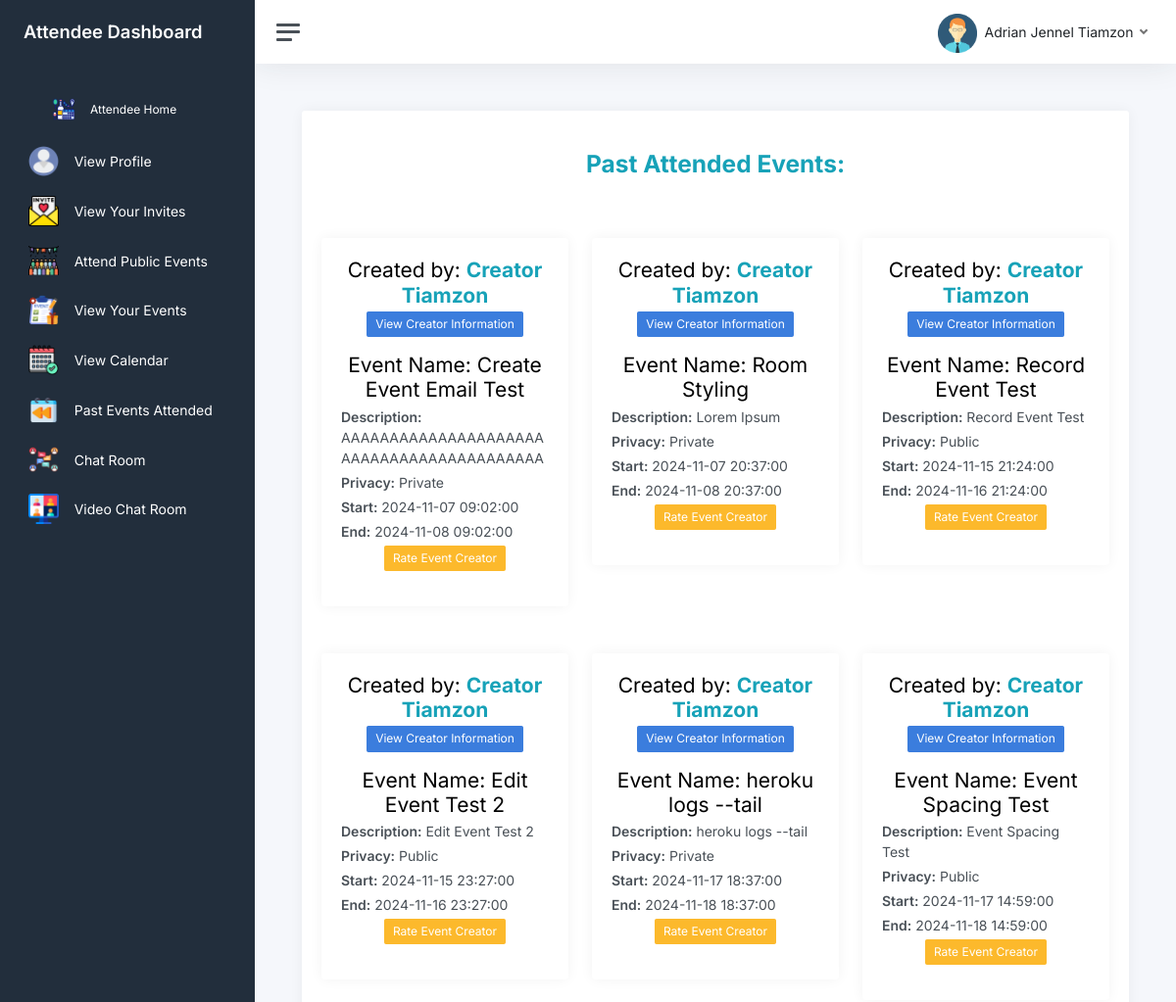
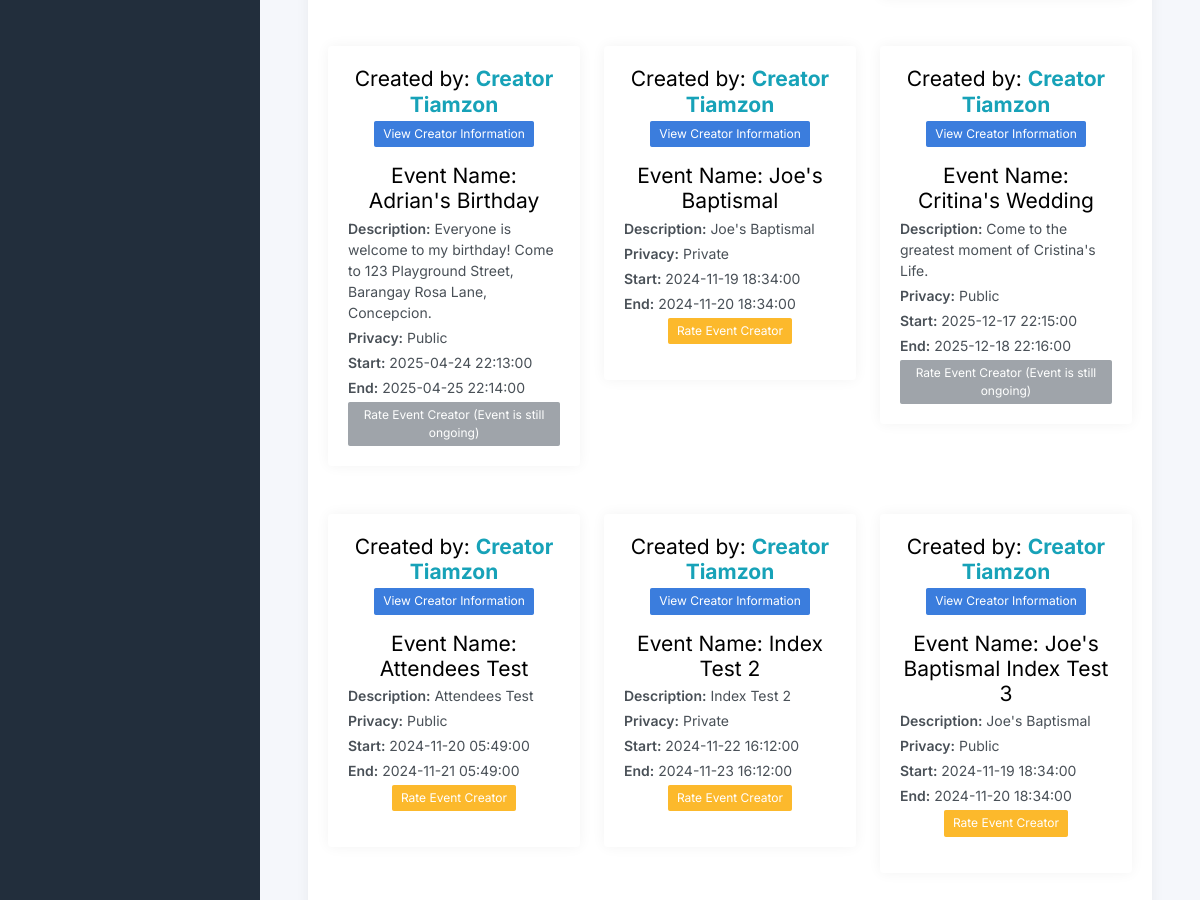
Screenshot of /attendee_history (signed in) with the database file from the repository (2 pictures, top to bottom).
### website/models.py (models this page shows)
class Users9(db.Model, UserMixin):
    id = db.Column(db.Integer, primary_key=True)
    email = db.Column(db.String(150), unique=True)
    password = db.Column(db.String(150))
    first_name = db.Column(db.String(150))
    last_name = db.Column(db.String(150))
    fullname = db.Column(db.String(150))
    role = db.Column(db.String(50))
    past_experience = db.Column(db.String)
    last_profile_update = db.Column(db.DateTime, nullable=True)
    admin_strikes = db.Column(db.Integer)
    events = db.relationship('Events17')
    attend = db.relationship('Attendee_events9')
    client_events = db.relationship('Client_events7')
    event_records = db.relationship('Event_records12', lazy='joined')  # New relationship
    credibility1 = db.Column(db.String(300), nullable=True)
    credibility2 = db.Column(db.String(300), nullable=True)
    credibility3 = db.Column(db.String(300), nullable=True)
    credibility4 = db.Column(db.String(300), nullable=True)
    credibility5 = db.Column(db.String(300), nullable=True)

class Attendee_records5(db.Model):
    id = db.Column(db.Integer, primary_key=True)
    creator_name = db.Column(db.String)
    event_name = db.Column(db.String)
    event_desc = db.Column(db.String)
    event_privacy = db.Column(db.String)
    date_accepted = db.Column(db.DateTime(timezone=True), default=func.now())
    attendee_id = db.Column(db.Integer, db.ForeignKey('users9.id'))  # Link to the attendee
    start_date = db.Column(db.DateTime)
    end_date = db.Column(db.DateTime)

### website/views_attendee.py (the view)
@views_attendee.route('/attendee_history')
@login_required
def attendee_history():
    if current_user.role != "Attendee":
        return redirect(url_for('views.role'))
    attendee_history = Attendee_records5.query.filter_by(attendee_id=current_user.id).all()
    now = datetime.now()
    return render_template('attendee_history.html', user=current_user, attendee_history=attendee_history, now=now, name=current_user.fullname)

### website/templates/attendee_history.html (shortened to what this page needs)
{% extends "base.html" %} {% block content %}
<nav id="sidebar" class="sidebar js-sidebar">
  <div class="sidebar-content js-simplebar">
    <a class="sidebar-brand" href="/attendee">
      <span class="align-middle" style="color: white">Attendee Dashboard</span>
    </a>
    <ul class="sidebar-nav">
      <li class="sidebar-header">
        <a class="sidebar-link" href="/attendee">
          <i class="align-middle"
            ><img
              src="{{ url_for('static', filename='img/icons/icon-48x48.png') }}"
              alt=""
              style="max-width: 15%; max-height: 15%; object-fit: cover"
          /></i>
          <span class="align-middle" style="color: white">Attendee Home</span>
        </a>
      </li>
      <li class="sidebar-item">
        <a class="sidebar-link" href="/create_event_profile_attendee">
          <i class="align-middle"
            ><img
              src="{{ url_for('static', filename='img/icons/user.png') }}"
              alt=""
              style="max-width: 15%; max-height: 15%; object-fit: cover"
          /></i>
          <span class="align-middle" style="color: white">View Profile</span>
        </a>
      </li>
      <li class="sidebar-item">
        <a class="sidebar-link" href="/attendee_invites">
          <i class="align-middle"
            ><img
              src="{{ url_for('static', filename='img/icons/invite.png') }}"
              alt=""
              style="max-width: 15%; max-height: 15%; object-fit: cover"
          /></i>
          <span class="align-middle" style="color: white"
            >View Your Invites</span
          >
        </a>
      </li>
      <li class="sidebar-item">
        <a class="sidebar-link" href="/attendee_browse">
          <i class="align-middle"
            ><img
              src="{{ url_for('static', filename='img/icons/publicev.png') }}"
              alt=""
              style="max-width: 15%; max-height: 15%; object-fit: cover"
          /></i>
          <span class="align-middle" style="color: white"
            >Attend Public Events</span
          >
        </a>
      </li>
      <li class="sidebar-item">
        <a class="sidebar-link" href="/attendee_events">
          <i class="align-middle"
            ><img
              src="{{ url_for('static', filename='img/icons/event-list.png') }}"
              alt=""
              style="max-width: 15%; max-height: 15%; object-fit: cover"
          /></i>
          <span class="align-middle" style="color: white"
            >View Your Events</span
          >
        </a>
      </li>
      <li class="sidebar-item">
        <a class="sidebar-link" href="/calendar">
          <i class="align-middle"
            ><img
              src="{{ url_for('static', filename='img/icons/calendar.png') }}"
              alt=""
              style="max-width: 15%; max-height: 15%; object-fit: cover"
          /></i>
          <span class="align-middle" style="color: white">View Calendar</span>
        </a>
      </li>
      <li class="sidebar-item">
        <a class="sidebar-link" href="/attendee_history">
          <i class="align-middle"
            ><img
              src="{{ url_for('static', filename='img/icons/past.png') }}"
              alt=""
              style="max-width: 15%; max-height: 15%; object-fit: cover"
          /></i>
          <span class="align-middle" style="color: white"
            >Past Events Attended</span
          >
        </a>
      </li>
      <li class="sidebar-item">
        <a class="sidebar-link" href="/join_room_attendee">
          <i class="align-middle"
            ><img
              src="{{ url_for('static', filename='img/icons/chat.png') }}"
              alt=""
              style="max-width: 15%; max-height: 15%; object-fit: cover"
          /></i>
          <span class="align-middle" style="color: white">Chat Room</span>
        </a>
      </li>
      <li class="sidebar-item">
        <a class="sidebar-link" href="/video_chat_dashboard" target="_blank">
          <i class="align-middle"
            ><img
              src="{{ url_for('static', filename='img/icons/videoconference.png') }}"
              alt=""
              style="max-width: 15%; max-height: 15%; object-fit: cover"
          /></i>
          <span class="align-middle" style="color: white">Video Chat Room</span>
        </a>
      </li>
    </ul>
  </div>
</nav>
<div class="main">
  <nav class="navbar navbar-expand navbar-light navbar-bg">
    <a class="sidebar-toggle js-sidebar-toggle">
      <i class="hamburger align-self-center"></i>
    </a>
    <div class="navbar-collapse collapse">
      <ul class="navbar-nav navbar-align">
        <li class="nav-item dropdown">
          <a
            class="nav-link dropdown-toggle d-none d-sm-inline-block"
            href="#"
            data-bs-toggle="dropdown"
          >
            <img
              src="{{ url_for('static', filename='img/avatars/avatar.png') }}"
              class="avatar img-fluid rounded me-1"
              alt="User Avatar"
            />
            <span class="text-dark">{{ name }}</span>
          </a>
        </li>
      </ul>
    </div>
  </nav>
  <main class="content">
    <div class="container-fluid p-0">
      <div class="row">
        <div class="col-12">
          <div class="card">
            <div class="card-header">
              <h2 class="my-4" style="text-align: center">
                <span class="text-info font-weight-bold"
                  >Past Attended Events:</span
                >
              </h2>
            </div>
            <div class="card-body">
              <div class="past_attended_events">
                <div class="row">
                  {% for event in attendee_history %}
                  <div class="col-md-4 mb-4">
                    <div class="card">
                      <div class="card-body">
                        <h3 class="text-center mb-1">
                          Created by:
                          <span class="text-info font-weight-bold"
                            >{{ event.creator_name }}</span
                          >
                        </h3>
                        <form
                          action="/view_creator_info"
                          method="POST"
                          class="view-creator-info-form mb-3 text-center"
                        >
                          <button type="submit" class="btn btn-primary btn-sm">
                            View Creator Information
                          </button>
                        </form>
                        <h3 class="text-center mb-1">
                          Event Name: {{ event.event_name }}
                        </h3>
                        <p class="mb-1">
                          <strong>Description:</strong> {{ event.event_desc }}
                        </p>
                        <p class="mb-1">
                          <strong>Privacy:</strong> {{ event.event_privacy }}
                        </p>
                        <p class="mb-1">
                          <strong>Start:</strong> {{ event.start_date }}
                        </p>
                        <p class="mb-1">
                          <strong>End:</strong> {{ event.end_date }}
                        </p>
                        {% if event.end_date <= now %}
                        <form
                          method="POST"
                          action="/attendee_rate_creator"
                          class="mb-3 text-center"
                        >
                          <button type="submit" class="btn btn-warning btn-sm">
                            Rate Event Creator
                          </button>
                        </form>
                        {% else %}
                        <div class="text-center">
                          <button class="btn btn-secondary btn-sm" disabled>
                            Rate Event Creator (Event is still ongoing)
                          </button>
                        </div>
                        {% endif %}
                      </div>
                    </div>
                  </div>
                  {% endfor %}
                </div>
              </div>
            </div>
          </div>
        </div>
      </div>
    </div>
  </main>
</div>
{% endblock %}

### website/templates/base.html (shortened to what this page needs)
<!DOCTYPE html>
<html lang="en">
  <head>
    <link
      rel="stylesheet"
      href="https://stackpath.bootstrapcdn.com/bootstrap/4.4.1/css/bootstrap.min.css"
    />
    <link
      rel="stylesheet"
      href="https://stackpath.bootstrapcdn.com/font-awesome/4.7.0/css/font-awesome.min.css"
    />
    <link
      href="https://cdnjs.cloudflare.com/ajax/libs/fullcalendar/6.1.8/fullcalendar.min.css"
      rel="stylesheet"
    />
    <link
      href="{{ url_for('static', filename='css/app.css') }}"
      rel="stylesheet"
    />
  </head>
  <body>
    <div class="wrapper">{% block content %} {% endblock %}</div>
  </body>
</html>

### rows the page displays
Users9: fullname "Adrian Jennel Tiamzon"
Attendee_records5: creator_name "Creator Tiamzon", event_name "Create Event Email Test", event_desc "AAAAAAAAAAAAAAAAAAAAAAAAAAAAAAAAAAAAAAAAAA", event_privacy "Private", start_date "2024-11-07 09:02:00", end_date "2024-11-08 09:02:00"
Attendee_records5: creator_name "Creator Tiamzon", event_name "Room Styling", event_desc "Lorem Ipsum", event_privacy "Private", start_date "2024-11-07 20:37:00", end_date "2024-11-08 20:37:00"
Attendee_records5: creator_name "Creator Tiamzon", event_name "Record Event Test", event_desc "Record Event Test", event_privacy "Public", start_date "2024-11-15 21:24:00", end_date "2024-11-16 21:24:00"
Attendee_records5: creator_name "Creator Tiamzon", event_name "Edit Event Test 2", event_desc "Edit Event Test 2", event_privacy "Public", start_date "2024-11-15 23:27:00", end_date "2024-11-16 23:27:00"
Attendee_records5: creator_name "Creator Tiamzon", event_name "heroku logs --tail", event_desc "heroku logs --tail", event_privacy "Private", start_date "2024-11-17 18:37:00", end_date "2024-11-18 18:37:00"
Attendee_records5: creator_name "Creator Tiamzon", event_name "Event Spacing Test", event_desc "Event Spacing Test", event_privacy "Public", start_date "2024-11-17 14:59:00", end_date "2024-11-18 14:59:00"
Attendee_records5: creator_name "Creator Tiamzon", event_name "Adrian's Birthday", event_desc "Everyone is welcome to my birthday! Come to 123 Playground Street, Barangay Rosa Lane, Concepcion.", event_privacy "Public", start_date "2025-04-24 22:13:00", end_date "2025-04-25 22:14:00", shows "Rate Event Creator (Event is still ongoing)"
Attendee_records5: creator_name "Creator Tiamzon", event_name "Joe's Baptismal", event_desc "Joe's Baptismal", event_privacy "Private", start_date "2024-11-19 18:34:00", end_date "2024-11-20 18:34:00"
Attendee_records5: creator_name "Creator Tiamzon", event_name "Critina's Wedding", event_desc "Come to the greatest moment of Cristina's Life.", event_privacy "Public", start_date "2025-12-17 22:15:00", end_date "2025-12-18 22:16:00", shows "Rate Event Creator (Event is still ongoing)"
Attendee_records5: creator_name "Creator Tiamzon", event_name "Attendees Test", event_desc "Attendees Test", event_privacy "Public", start_date "2024-11-20 05:49:00", end_date "2024-11-21 05:49:00"
Attendee_records5: creator_name "Creator Tiamzon", event_name "Index Test 2", event_desc "Index Test 2", event_privacy "Private", start_date "2024-11-22 16:12:00", end_date "2024-11-23 16:12:00"
Attendee_records5: creator_name "Creator Tiamzon", event_name "Joe's Baptismal Index Test 3", event_desc "Joe's Baptismal", event_privacy "Public", start_date "2024-11-19 18:34:00", end_date "2024-11-20 18:34:00"
